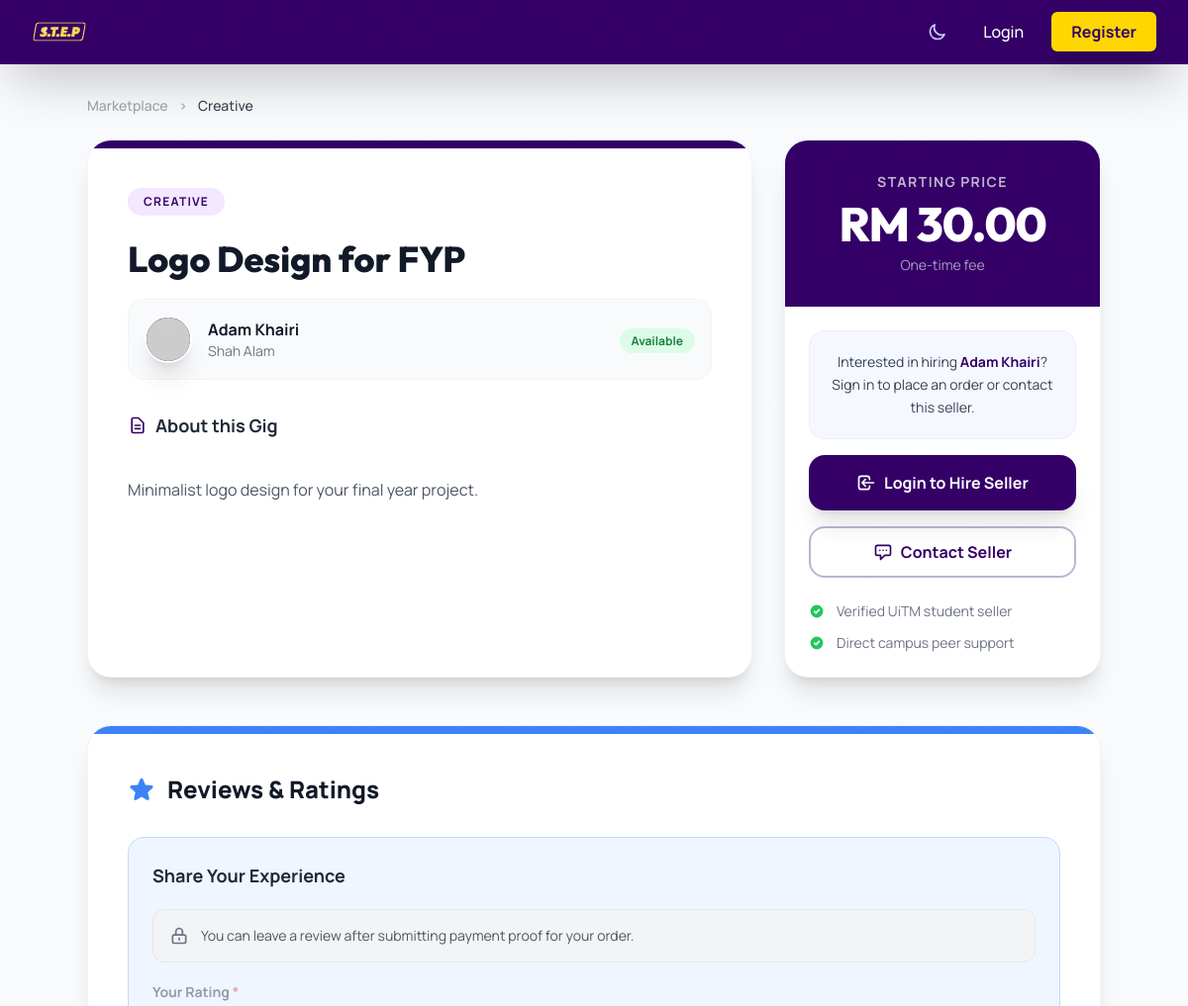
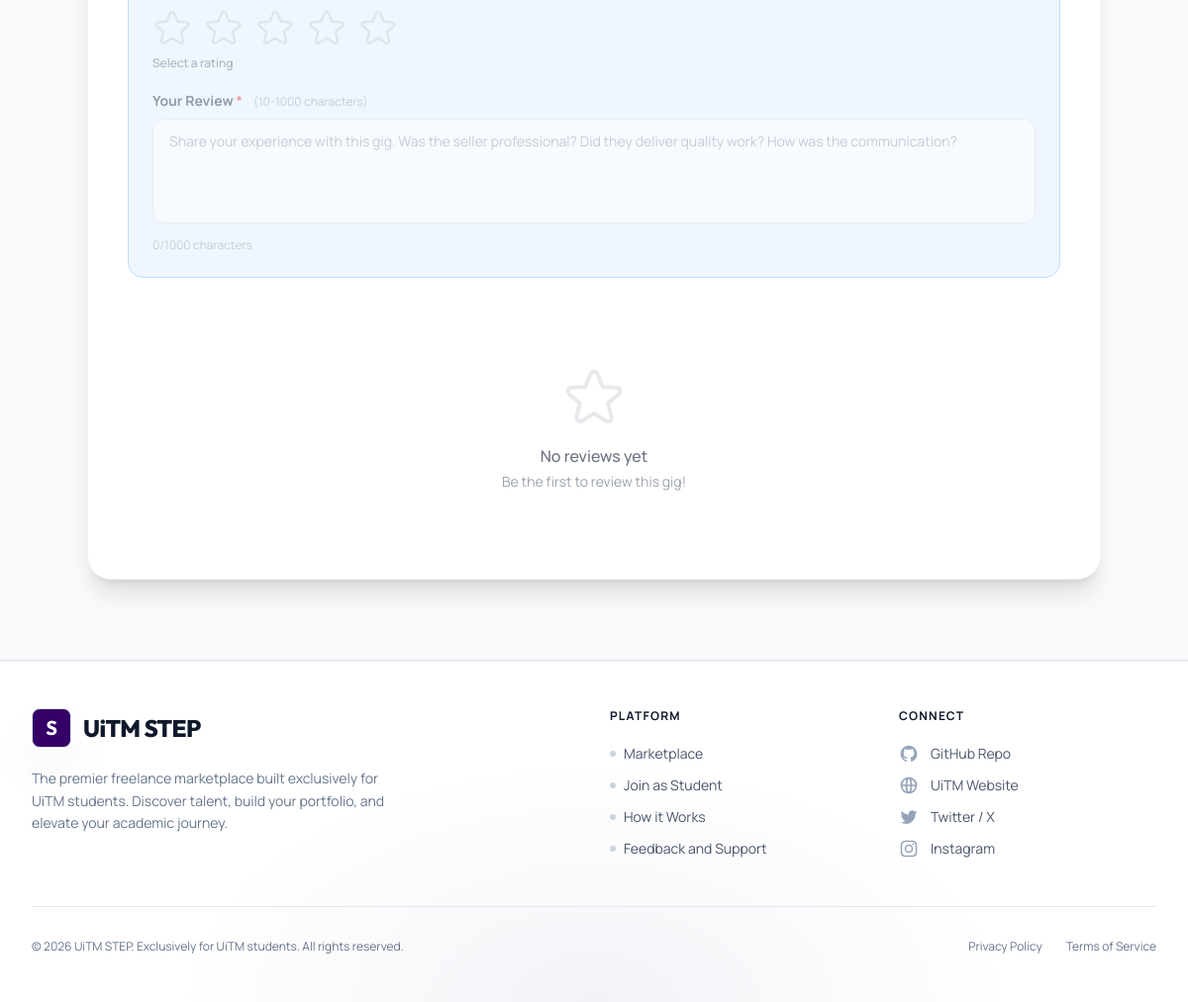
Page /gigs/details.php?id=2 on the committed database (2 pictures, top to bottom).
### tables this page shows
CREATE TABLE IF NOT EXISTS gigs (
    gig_id INT AUTO_INCREMENT PRIMARY KEY,
    seller_id INT NOT NULL,
    title VARCHAR(255) NOT NULL,
    description TEXT NOT NULL,
    price DECIMAL(10,2) NOT NULL,
    category VARCHAR(100) NOT NULL,
    status ENUM('active', 'inactive') DEFAULT 'active',
    image_url VARCHAR(255) DEFAULT NULL,
    youtube_url VARCHAR(255) DEFAULT NULL,
    created_at TIMESTAMP DEFAULT CURRENT_TIMESTAMP,
    FOREIGN KEY (seller_id) REFERENCES users(user_id) ON DELETE CASCADE
);

CREATE TABLE IF NOT EXISTS users (
    user_id INT AUTO_INCREMENT PRIMARY KEY,
    student_id VARCHAR(20) UNIQUE NOT NULL,
    name VARCHAR(100) NOT NULL,
    email VARCHAR(100) UNIQUE NOT NULL,
    password VARCHAR(255) NOT NULL,
    campus VARCHAR(100) NOT NULL,
    role ENUM('student', 'admin', 'banned') DEFAULT 'student',
    profile_picture VARCHAR(255) DEFAULT NULL,
    bio TEXT DEFAULT NULL,
    is_verified TINYINT(1) DEFAULT 0,
    otp_code VARCHAR(10) DEFAULT NULL,
    created_at TIMESTAMP DEFAULT CURRENT_TIMESTAMP
);

### gigs/details.php (the view, shortened to what the rows shown need)
<?php
require_once '../includes/functions.php';
require_once '../includes/db.php';
$gig_id = isset($_GET['id']) ? (int)$_GET['id'] : 0;
$stmt = $pdo->prepare("
    SELECT g.*, u.name as seller_name, u.campus, u.profile_picture
    FROM gigs g
    JOIN users u ON g.seller_id = u.user_id
    WHERE g.gig_id = ?
");
$stmt->execute([$gig_id]);
$gig = $stmt->fetch();
require_once '../includes/header.php';
?>
<div class="max-w-5xl mx-auto animate-fade-in-up">
    <nav class="mb-6 text-sm text-gray-400 dark:text-slate-500 font-medium transition-colors duration-300">
        <a href="<?php echo ROOT_URL; ?>marketplace" class="hover:text-uitmPurple dark:hover:text-purple-400 transition-colors">Marketplace</a>
        <span class="mx-2">›</span>
        <span class="text-gray-700 dark:text-slate-300"><?php echo escape($gig['category']); ?></span>
    </nav>
    <div class="flex flex-col lg:flex-row gap-8">
        <div class="flex-grow bg-white dark:bg-slate-900 rounded-3xl shadow-xl border border-gray-100 dark:border-slate-800 overflow-hidden transition-colors duration-300">
            <div class="p-8 md:p-10">
                <span class="inline-block bg-purple-100 dark:bg-purple-900/30 text-uitmPurple dark:text-purple-300 px-4 py-1.5 rounded-full text-xs font-bold uppercase tracking-widest mb-6 transition-colors duration-300">
                    <?php echo escape($gig['category']); ?>
                </span>
                <h1 class="text-3xl md:text-4xl font-extrabold text-gray-900 dark:text-white mb-5 leading-tight font-serif transition-colors duration-300"><?php echo escape($gig['title']); ?></h1>
                <div class="flex items-center gap-4 mb-8 p-4 bg-gray-50 dark:bg-slate-800/50 rounded-2xl border border-gray-100 dark:border-slate-700 transition-colors duration-300">
                    <div class="w-12 h-12 rounded-full bg-uitmPurple flex items-center justify-center text-white font-extrabold text-lg flex-shrink-0 overflow-hidden border-2 border-white shadow-xl">
                    </div>
                    <div>
                        <p class="font-bold text-gray-900 dark:text-white transition-colors duration-300"><?php echo escape($gig['seller_name']); ?></p>
                        <p class="text-sm text-gray-500 dark:text-slate-400 transition-colors duration-300"><?php echo escape(str_replace(['UiTM Kampus ', 'UiTM '], '', $gig['campus'])); ?></p>
                    </div>
                    <div class="ml-auto">
                    </div>
                </div>
                <h2 class="text-lg font-bold text-gray-800 dark:text-slate-200 mb-3 flex items-center gap-2 transition-colors duration-300">
                    <svg class="w-5 h-5 text-uitmPurple dark:text-purple-400" fill="none" stroke="currentColor" viewBox="0 0 24 24"><path stroke-linecap="round" stroke-linejoin="round" stroke-width="2" d="M9 12h6m-6 4h6m2 5H7a2 2 0 01-2-2V5a2 2 0 012-2h5.586a1 1 0 01.707.293l5.414 5.414a1 1 0 01.293.707V19a2 2 0 01-2 2z"></path></svg>
                    About this Gig
                </h2>
                <p class="text-gray-600 dark:text-slate-400 whitespace-pre-line leading-relaxed text-base transition-colors duration-300">
                    <?php echo escape($gig['description']); ?>
                </p>
            </div>
        </div>
        <div class="lg:w-80 xl:w-96 flex-shrink-0">
            <div class="bg-white dark:bg-slate-900 rounded-3xl shadow-xl border border-gray-100 dark:border-slate-800 overflow-hidden sticky top-24 transition-colors duration-300">
                <div class="bg-uitmPurple p-8 text-center text-white">
                    <div class="text-sm uppercase tracking-widest text-white/70 font-bold mb-2">Starting Price</div>
                    <div class="text-5xl font-extrabold tracking-tight font-serif">RM <?php echo number_format($gig['price'], 2); ?></div>
                    <div class="text-white/60 text-sm mt-2">One-time fee</div>
                </div>
                <div class="p-6">
                    <?php if (!isset($_SESSION['user_id'])): ?>
                        <div class="space-y-4">
                            <div class="bg-indigo-50/50 dark:bg-slate-800/80 border border-indigo-100/50 dark:border-slate-700/80 text-slate-700 dark:text-slate-300 p-5 rounded-2xl text-center text-sm leading-relaxed mb-4 transition-colors duration-300">
                                Interested in hiring <span class="font-bold text-uitmPurple dark:text-purple-300"><?php echo escape($gig['seller_name']); ?></span>? Sign in to place an order or contact this seller.
                            </div>
                            <a href="<?php echo ROOT_URL; ?>login?redirect=gigs/details?id=<?php echo $gig_id; ?>" class="w-full bg-uitmPurple text-white font-bold py-4 px-6 rounded-2xl shadow-xl hover:bg-purple-900 transition-all duration-300 text-base flex items-center justify-center gap-2">
                                <svg class="w-5 h-5" fill="none" stroke="currentColor" viewBox="0 0 24 24"><path stroke-linecap="round" stroke-linejoin="round" stroke-width="2" d="M11 16l-4-4m0 0l4-4m-4 4h14m-5 4v1a3 3 0 01-3 3H6a3 3 0 01-3-3V7a3 3 0 013-3h7a3 3 0 013 3v1"></path></svg>
                                Login to Hire Seller
                            </a>
                            <a href="<?php echo ROOT_URL; ?>login?redirect=gigs/details?id=<?php echo $gig_id; ?>" class="w-full border-2 border-uitmPurple/30 dark:border-purple-500/30 text-uitmPurple dark:text-purple-400 hover:bg-purple-50 dark:hover:bg-purple-900/20 font-bold py-3 px-6 rounded-2xl transition-all duration-300 flex items-center justify-center gap-2">
                                <svg class="w-5 h-5" fill="none" stroke="currentColor" viewBox="0 0 24 24"><path stroke-linecap="round" stroke-linejoin="round" stroke-width="2" d="M8 10h.01M12 10h.01M16 10h.01M9 16H5a2 2 0 01-2-2V6a2 2 0 012-2h14a2 2 0 012 2v8a2 2 0 01-2 2h-5l-5 5v-5z"></path></svg>
                                Contact Seller
                            </a>
                        </div>
                    <?php endif; ?>
                </div>
            </div>
        </div>
    </div>
</div>
<div class="max-w-5xl mx-auto mt-12 mb-12 animate-fade-in-up">
    <div class="bg-white dark:bg-slate-900 rounded-3xl shadow-xl border border-gray-100 dark:border-slate-800 overflow-hidden transition-colors duration-300">
        <div class="p-8 md:p-10">
            <h2 class="text-2xl font-extrabold text-gray-900 dark:text-white mb-8 flex items-center gap-3 transition-colors duration-300">
                Reviews & Ratings
            </h2>
        </div>
    </div>
</div>
<?php require_once '../includes/footer.php'; ?>

### rows in the picture
gigs: category "Creative", category "CREATIVE", title "Logo Design for FYP", seller.name "Adam Khairi", seller.campus "Shah Alam", description "Minimalist logo design for your final year project.", price "30.00"
